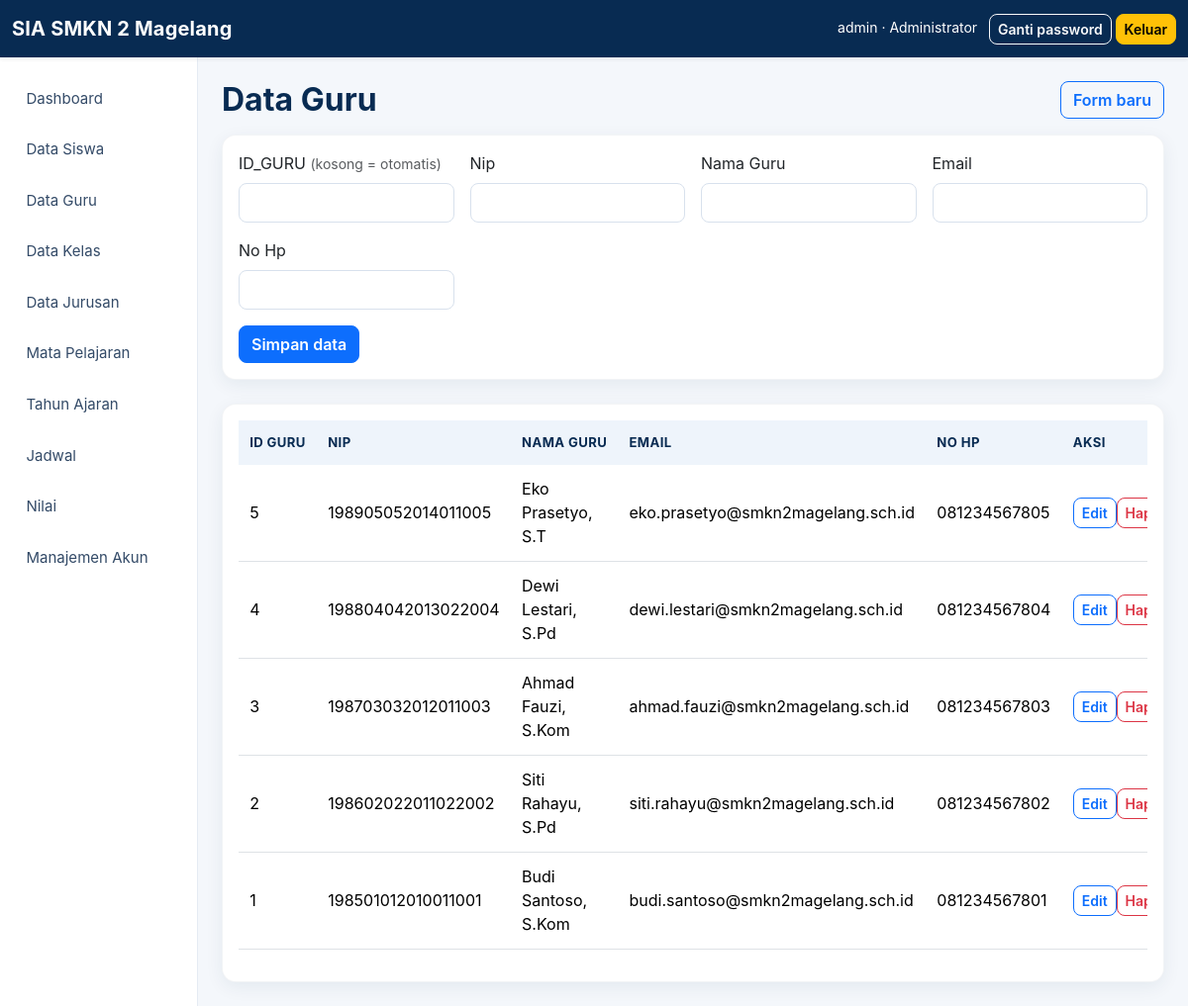
The page /admin/master.php?table=guru (signed in) on the database as committed earlier.
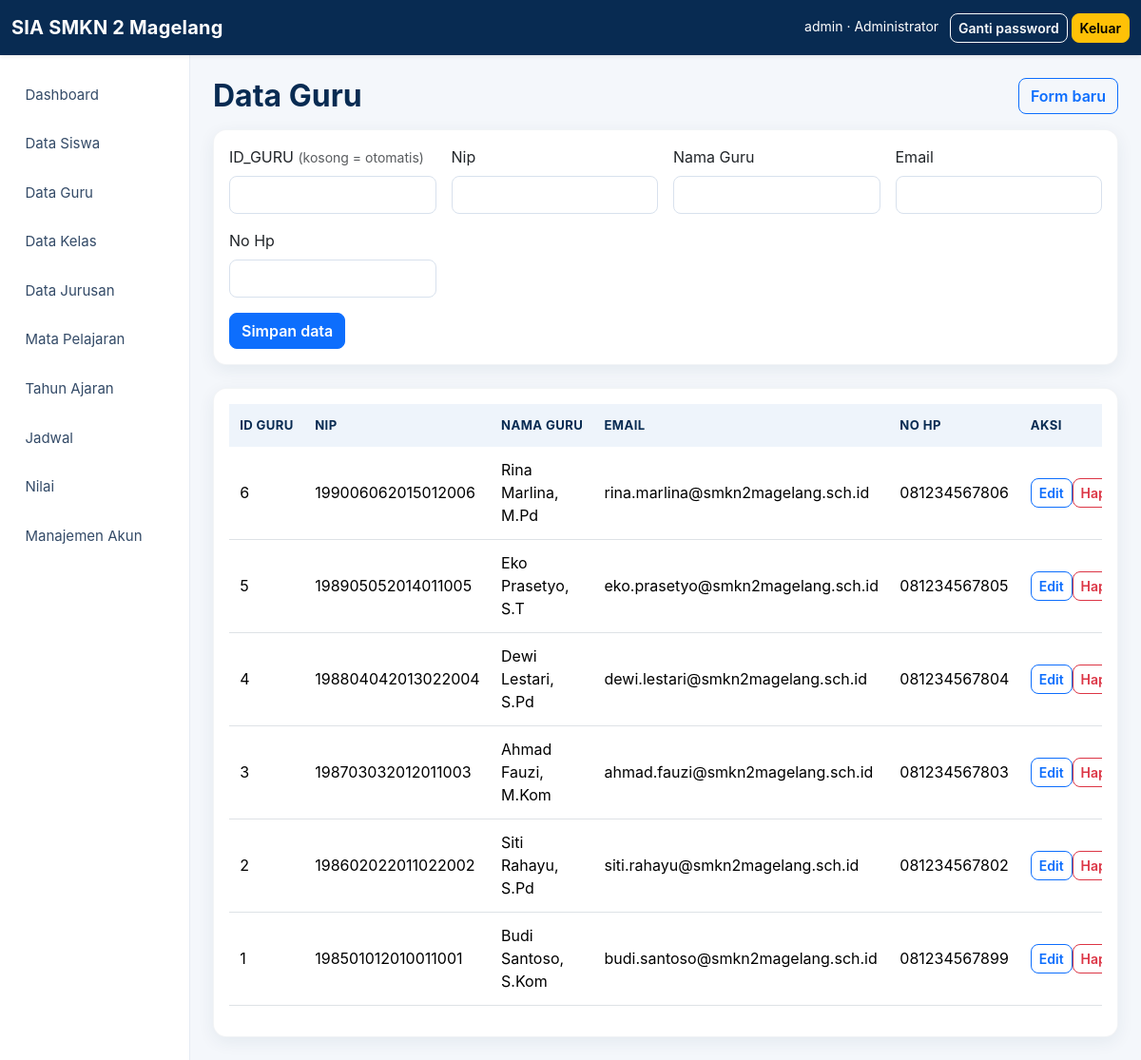
The same page on the database as committed later.
### tables this page shows
CREATE TABLE `guru` (
  `id_guru` INT NOT NULL AUTO_INCREMENT,
  `nip` VARCHAR(20) NOT NULL,
  `nama_guru` VARCHAR(100) NOT NULL,
  `email` VARCHAR(100) DEFAULT NULL,
  `no_hp` VARCHAR(20) DEFAULT NULL,
  PRIMARY KEY (`id_guru`),
  UNIQUE KEY `uq_guru_nip` (`nip`)
);

### config/config.php (called while the page is built, shortened)
<?php
function e(mixed $value): string { return htmlspecialchars((string)$value, ENT_QUOTES, 'UTF-8'); }
function current_user(): ?array { return $_SESSION['user'] ?? null; }
function role_label(string $role): string { return ['admin'=>'Administrator','guru'=>'Guru','kepala_sekolah'=>'Kepala Sekolah','siswa'=>'Siswa'][$role] ?? $role; }
function dashboard_path(string $role): string { return ['admin'=>'admin/index.php','guru'=>'guru/index.php','kepala_sekolah'=>'kepsek/index.php','siswa'=>'siswa/index.php'][$role] ?? 'auth/login.php'; }

### admin/master.php (the view, shortened to what this page needs)
<?php
$pdo=db();
$definitions=[
 'jurusan'=>['label'=>'Jurusan','pk'=>'id_jurusan','fields'=>['kode_jurusan','nama_jurusan']],
 'kelas'=>['label'=>'Kelas','pk'=>'id_kelas','fields'=>['nama_kelas','tingkat','id_jurusan']],
 'siswa'=>['label'=>'Siswa','pk'=>'nis','fields'=>['nama_siswa','jenis_kelamin','tanggal_lahir','alamat','id_kelas']],
 'guru'=>['label'=>'Guru','pk'=>'id_guru','fields'=>['nip','nama_guru','email','no_hp']],
 'mata_pelajaran'=>['label'=>'Mata Pelajaran','pk'=>'id_mapel','fields'=>['kode_mapel','nama_mapel','kelompok','kkm']]
];
$table=$_GET['table']??'siswa'; if(!isset($definitions[$table])) redirect('index.php');
$def=$definitions[$table]; $pk=$def['pk']; $error=''; $edit=null;
$options=[
 'id_jurusan'=>$pdo->query('SELECT id_jurusan,nama_jurusan FROM jurusan ORDER BY nama_jurusan')->fetchAll(),
 'id_kelas'=>$pdo->query('SELECT id_kelas,nama_kelas FROM kelas ORDER BY nama_kelas')->fetchAll()
];
$rows=$pdo->query("SELECT * FROM `$table` ORDER BY `$pk` DESC")->fetchAll();
$page_title='Data '.$def['label']; require '../includes/header.php'; require '../includes/sidebar.php'; require '../includes/flash.php';
?>
<div class="d-flex flex-wrap gap-2 justify-content-between align-items-center mb-3"><h2 class="mb-0"><?=e($page_title)?></h2><a class="btn btn-outline-primary" href="master.php?table=<?=e($table)?>">Form baru</a></div>
<div class="card p-3 mb-4"><form method="post" class="row g-3"><div class="col-md-3"><label class="form-label"><?=e(strtoupper($pk))?> <small class="text-muted">(kosong = otomatis)</small></label><input class="form-control" name="<?=e($pk)?>" value="<?=e($edit[$pk]??'')?>" <?=is_numeric($edit[$pk]??null)?'':'required'?>></div>
<?php foreach($def['fields'] as $field):?><div class="col-md-3"><label class="form-label"><?=e(ucwords(str_replace('_',' ',$field)))?></label><?php if($field==='id_jurusan'||$field==='id_kelas'):?><select class="form-select" name="<?=e($field)?>" required><option value="">Pilih...</option><?php foreach($options[$field] as $opt):?><option value="<?=e($opt[$field])?>" <?=((string)($edit[$field]??'')===(string)$opt[$field])?'selected':''?>><?=e($opt[array_key_last($opt)])?></option><?php endforeach;?></select><?php elseif($field==='jenis_kelamin'):?><select class="form-select" name="jenis_kelamin" required><option value="L" <?=($edit['jenis_kelamin']??'')==='L'?'selected':''?>>Laki-laki</option><option value="P" <?=($edit['jenis_kelamin']??'')==='P'?'selected':''?>>Perempuan</option></select><?php elseif($field==='tingkat'):?><select class="form-select" name="tingkat" required><?php foreach(['X','XI','XII'] as $v):?><option <?=($edit['tingkat']??'')===$v?'selected':''?>><?=$v?></option><?php endforeach;?></select><?php elseif($field==='kelompok'):?><select class="form-select" name="kelompok"><option>Umum</option><option <?=($edit['kelompok']??'')==='Kejuruan'?'selected':''?>>Kejuruan</option></select><?php else:?><input class="form-control" name="<?=e($field)?>" value="<?=e($edit[$field]??'')?>" <?=str_contains($field,'tanggal')?'type="date"':''?> <?=in_array($field,['kkm'],true)?'type="number" min="0" max="100" step="0.01"':''?>><?php endif;?></div><?php endforeach;?><div class="col-12"><button class="btn btn-primary">Simpan data</button></div></form></div>
<div class="card p-3"><div class="table-responsive"><table class="table table-hover"><thead><tr><?php foreach([$pk,...$def['fields']] as $field):?><th><?=e(strtoupper(str_replace('_',' ',$field)))?></th><?php endforeach;?><th>Aksi</th></tr></thead><tbody><?php foreach($rows as $row):?><tr><?php foreach([$pk,...$def['fields']] as $field):?><td><?=e($row[$field]??'')?></td><?php endforeach;?><td class="text-nowrap"><a class="btn btn-sm btn-outline-primary" href="?table=<?=e($table)?>&edit=<?=e($row[$pk])?>">Edit</a><form method="post" class="d-inline" onsubmit="return confirm('Hapus data ini?')"><?=csrf_field()?><input type="hidden" name="action" value="delete"><input type="hidden" name="id" value="<?=e($row[$pk])?>"><button class="btn btn-sm btn-outline-danger">Hapus</button></form></td></tr><?php endforeach;?></tbody></table></div></div>
<?php if($pk!=='nis'): ?><script>document.querySelector('input[name="<?=e($pk)?>"]').removeAttribute('required');</script><?php endif; ?><?php require '../includes/footer.php';

### includes/header.php (shortened to what this page needs)
<?php require_once __DIR__.'/../config/auth.php'; $page_title = $page_title ?? APP_NAME; ?>
<!doctype html><html lang="id"><head><link href="https://cdn.jsdelivr.net/npm/bootstrap@5.3.3/dist/css/bootstrap.min.css" rel="stylesheet"><link href="../assets/css/app.css" rel="stylesheet"></head><body>
<nav class="navbar navbar-dark bg-navy shadow-sm"><div class="container-fluid"><a class="navbar-brand fw-bold" href="<?= e('../'.dashboard_path(current_user()['role'])) ?>">SIA SMKN 2 Magelang</a><div class="text-white small"><?= e(current_user()['username']) ?> · <?= e(role_label(current_user()['role'])) ?> <a class="btn btn-sm btn-outline-light ms-2" href="../auth/change_password.php">Ganti password</a> <a class="btn btn-sm btn-warning" href="../auth/logout.php">Keluar</a></div></div></nav><div class="container-fluid"><div class="row">

### includes/sidebar.php
<aside class="col-lg-2 sidebar py-3"><div class="list-group list-group-flush"><a class="list-group-item" href="../<?=e(dashboard_path(current_user()['role']))?>">Dashboard</a><?php if(current_user()['role']==='admin'):?><a class="list-group-item" href="../admin/master.php?table=siswa">Data Siswa</a><a class="list-group-item" href="../admin/master.php?table=guru">Data Guru</a><a class="list-group-item" href="../admin/master.php?table=kelas">Data Kelas</a><a class="list-group-item" href="../admin/master.php?table=jurusan">Data Jurusan</a><a class="list-group-item" href="../admin/master.php?table=mata_pelajaran">Mata Pelajaran</a><a class="list-group-item" href="../admin/tahun_ajaran.php">Tahun Ajaran</a><a class="list-group-item" href="../admin/jadwal.php">Jadwal</a><a class="list-group-item" href="../admin/nilai.php">Nilai</a><a class="list-group-item" href="../admin/users.php">Manajemen Akun</a><?php elseif(current_user()['role']==='guru'):?><a class="list-group-item" href="../guru/jadwal.php">Jadwal Mengajar</a><a class="list-group-item" href="../guru/nilai.php">Input Nilai</a><a class="list-group-item" href="../guru/absen.php">Absensi Siswa</a><?php elseif(current_user()['role']==='kepala_sekolah'):?><a class="list-group-item" href="../kepsek/akademik.php">Rekap Akademik</a><a class="list-group-item" href="../kepsek/tahun_ajaran.php">Tahun Ajaran</a><a class="list-group-item" href="../kepsek/evaluasi.php">Catatan Evaluasi</a><?php else:?><a class="list-group-item" href="../siswa/jadwal.php">Jadwal Kelas</a><a class="list-group-item" href="../siswa/rapor.php">Rapor Saya</a><a class="list-group-item" href="../siswa/absen.php">Riwayat Absensi</a><?php endif;?></div></aside><main class="col-lg-10 py-4"><div class="container-fluid">

### includes/footer.php
</div></main></div></div><script src="https://cdn.jsdelivr.net/npm/bootstrap@5.3.3/dist/js/bootstrap.bundle.min.js"></script></body></html>

### assets/css/app.css (style rules this page uses)
:root { --school-navy:#082b52;--school-blue:#0d6efd;--school-light:#f4f7fb;--school-muted:#718096;--school-border:#e5ebf3 }
* { box-sizing:border-box }
body { background:var(--school-light);color:#24344d;font-family:Inter,system-ui,-apple-system,"Segoe UI",sans-serif }
.bg-navy { background:var(--school-navy)!important }
.navbar { min-height:58px }
.navbar-brand { letter-spacing:.2px }
.sidebar { min-height:calc(100vh - 58px);background:#fff;border-right:1px solid var(--school-border) }
.sidebar .list-group-item { border:0;border-radius:9px;color:#344b68;font-size:.94rem;margin:3px 0;padding:.72rem .9rem;transition:.2s ease }
h1,h2,h3,h4,h5 { color:var(--school-navy);font-weight:700 }
h2 { margin-bottom:1.25rem }
.card { border:1px solid rgba(8,43,82,.05);border-radius:14px;box-shadow:0 5px 18px rgba(18,52,90,.07) }
.table { vertical-align:middle }
.table thead th { background:#eef4fb;border-bottom:0;color:var(--school-navy);font-size:.82rem;text-transform:uppercase;letter-spacing:.03em;white-space:nowrap }
.table>:not(caption)>*>* { padding:.78rem .7rem }
.form-control,.form-select { border-color:#d8e1ed;border-radius:8px;min-height:40px }
.btn { border-radius:8px;font-weight:600 }
.btn-primary { background:var(--school-blue) }

Rows that differ between the two databases and show on the page:
added guru: id_guru "6", nip "199006062015012006", nama_guru "Rina Marlina, M.Pd", email "rina.marlina@smkn2magelang.sch.id", no_hp "081234567806"
Other text that changed with them:
new list line: "Ahmad Fauzi, M.Kom"
new list line: "081234567899"
list line gone: "Ahmad Fauzi, S.Kom"
list line gone: "081234567801"
